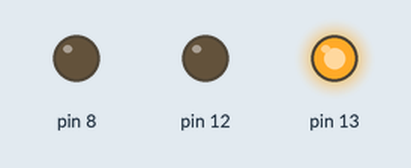
Recording of a sketch running on a simulated Arduino Uno, built with avr-gcc and run on an emulated ATmega328P. On the bench: output pins drawn as LEDs (lit = HIGH).

Above: at 0.2 s.
At 1.2 s:
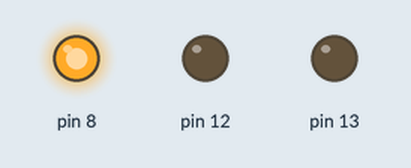
At 3.7 s:
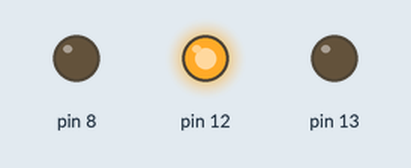
Timing chart, 0 to 4.6 s (numbered marks = the images above):
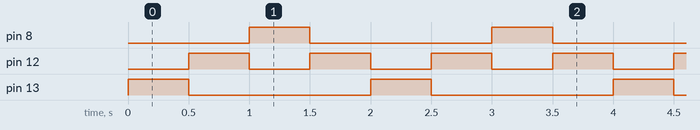

Measured:
- by itself, pin 8, pin 13: alternates HIGH for 0.50 s and LOW for 1.5 s
- by itself, pin 12: alternates HIGH for 0.50 s and LOW for 0.50 s
- by itself, everything shown: repeats every 2.0 s, in 4 steps

The sketch:

sketch2.ino
```cpp
void setup() {
  pinMode(13, OUTPUT);
  pinMode(12, OUTPUT);
  pinMode(8, OUTPUT);

}

void loop() {
  digitalWrite(13, HIGH);
  digitalWrite(12, LOW);
  digitalWrite(8, LOW);
  delay(500);
  digitalWrite(13, LOW);
  digitalWrite(12, HIGH);
  digitalWrite(8, LOW);
  delay(500);
  digitalWrite(13, LOW);
  digitalWrite(12, LOW);
  digitalWrite(8, HIGH);
  delay(500);
  digitalWrite(13, LOW);
  digitalWrite(12, HIGH);
  digitalWrite(8, LOW);
  delay(500);
}
```
